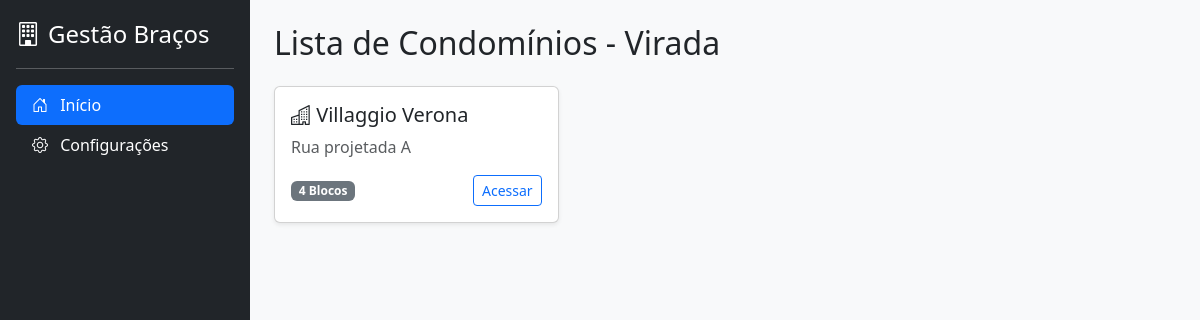
The app's page /, older data.
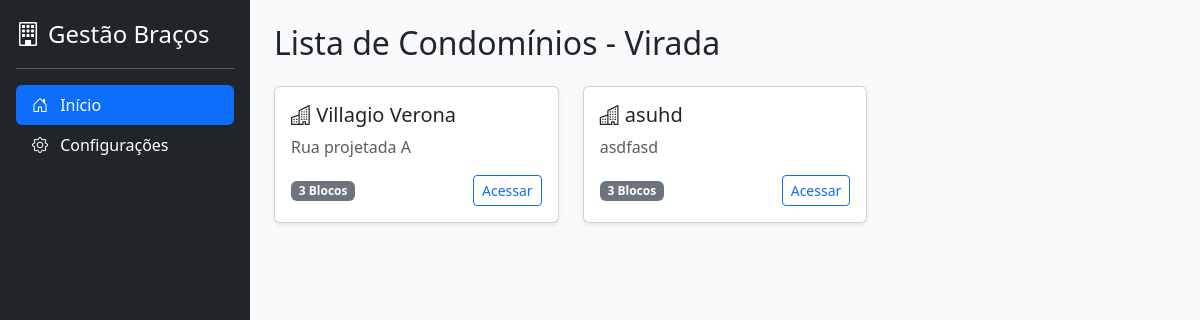
The same page, newer data.
### core/models.py (models this page shows, shortened)
class Condominio(models.Model):
    nome = models.CharField(max_length=100)
    endereco = models.CharField(max_length=255, blank=True)
    data_criacao = models.DateTimeField()
    data_inicio = models.DateField(null=True, blank=True, verbose_name="Início do Serviço")
    data_fim = models.DateField(null=True, blank=True, verbose_name="Fim do Serviço")
    qtd_andares_padrao = models.PositiveIntegerField(default=0, help_text="Padrão para os blocos deste condomínio")
    qtd_ap_por_andar_padrao = models.PositiveIntegerField(default=0, help_text="Padrão de aptos por andar")

### core/views.py (the view)
# urls.py: path('', views.index, name='index'),
def index(request):
    lista_condominios = Condominio.objects.all()
    contexto = {
        'condominios': lista_condominios,
        'titulo': 'Lista de Condomínios - Virada',
        'hoje': date.today(),
    }
    return render(request, 'core/index.html', contexto)

### core/templates/core/index.html (shortened to what this page needs)
{% extends 'core/base.html' %}
{% block conteudo %}
    <h2 class="mb-4">{{ titulo }}</h2>
    <div class="row">
        {% for condominio in condominios %}
            <div class="col-md-4 mb-3">
                <div class="card shadow-sm h-100">
                    <div class="card-body">
                        <h5 class="card-title">
                            <i class="bi bi-buildings"></i> {{ condominio.nome }}
                        </h5>
                        <p class="card-text text-muted">
                            {{ condominio.endereco|default:"Sem endereço cadastrado" }}
                        </p>
                        <div class="d-flex justify-content-between align-items-center mt-auto">
                        <span class="badge bg-secondary">
                            {{ condominio.blocos.count }} Blocos
                        </span>
                            <a href="#" class="btn btn-sm btn-outline-primary">Acessar</a>
                        </div>
                    </div>
                </div>
            </div>
        {% empty %}
            <div class="alert alert-info">
                Nenhum condomínio cadastrado ainda. Vá ao Admin para criar um.
            </div>
        {% endfor %}
    </div>
{% endblock %}

### core/templates/core/base.html (shortened to what this page needs)
<!DOCTYPE html>
<html lang="pt-br">
<head>
    <link href="https://cdn.jsdelivr.net/npm/bootstrap@5.3.0/dist/css/bootstrap.min.css" rel="stylesheet">
    <link rel="stylesheet" href="https://cdn.jsdelivr.net/npm/bootstrap-icons@1.10.0/font/bootstrap-icons.css">
</head>
<body>
    <div class="d-flex" style="height: 100vh; overflow: hidden;">
        <div class="d-flex flex-column flex-shrink-0 p-3 text-white bg-dark" style="width: 250px;">
            <a href="/" class="d-flex align-items-center mb-3 mb-md-0 me-md-auto text-white text-decoration-none">
                <i class="bi bi-building fs-4 me-2"></i>
                <span class="fs-4">Gestão Braços</span>
            </a>
            <hr>
            <ul class="nav nav-pills flex-column mb-auto">
                <li class="nav-item">
                    <a href="{% url 'index' %}" class="nav-link active" aria-current="page">
                        <i class="bi bi-house-door me-2"></i>
                        Início
                    </a>
                </li>
                <li>
                    <a href="#" class="nav-link text-white">
                        <i class="bi bi-gear me-2"></i>
                        Configurações
                    </a>
                </li>
            </ul>
        </div>
        <div class="flex-grow-1 p-4 bg-light" style="overflow-y: auto;">
            {% block conteudo %}
            {% endblock %}
        </div>
    </div>
</body>
</html>

Row changes from the older to the newer data that the page shows:
removed Condominio: nome "Villaggio Verona", endereco "Rua projetada A", blocos.count "4"
added Condominio: nome "Villagio Verona", endereco "Rua projetada A", blocos.count "3"
added Condominio: nome "asuhd", endereco "asdfasd", blocos.count "3"
